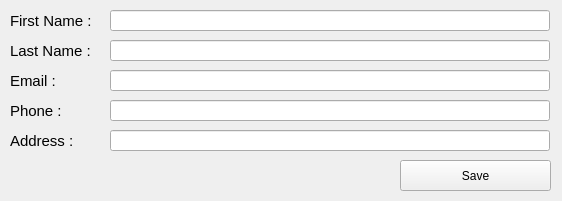
<?xml version="1.0" encoding="UTF-8"?>
<ui version="4.0">
 <class>UserEditForm</class>
 <widget class="QWidget" name="UserEditForm">
  <property name="geometry">
   <rect>
    <x>0</x>
    <y>0</y>
    <width>562</width>
    <height>201</height>
   </rect>
  </property>
  <property name="sizePolicy">
   <sizepolicy hsizetype="Fixed" vsizetype="Fixed">
    <horstretch>0</horstretch>
    <verstretch>0</verstretch>
   </sizepolicy>
  </property>
  <property name="windowTitle">
   <string>User Edit</string>
  </property>
  <property name="windowIcon">
   <iconset>
    <normaloff>../../assets/logo.svg</normaloff>../../assets/logo.svg</iconset>
  </property>

  <!-- <widget class="QLabel" name="label">
   <property name="geometry">
    <rect>
     <x>10</x>
     <y>10</y>
     <width>91</width>
     <height>21</height>
    </rect>
   </property>
   <property name="styleSheet">
    <string notr="true">font-size: 15px;</string>
   </property>
   <property name="text">
    <string>Prefix Name : </string>
   </property>
  </widget>
  <widget class="QLineEdit" name="lineEditPrefixName">
   <property name="geometry">
    <rect>
     <x>110</x>
     <y>10</y>
     <width>71</width>
     <height>21</height>
    </rect>
   </property>
   <property name="text">
    <string/>
   </property>
   <property name="maxLength">
    <number>16</number>
   </property>
  </widget> -->

  <widget class="QLabel" name="label_2">
   <property name="geometry">
    <rect>
     <x>10</x>
     <y>10</y>
     <width>91</width>
     <height>21</height>
    </rect>
   </property>
   <property name="styleSheet">
    <string notr="true">font-size: 15px;</string>
   </property>
   <property name="text">
    <string>First Name : </string>
   </property>
  </widget>
  <widget class="QLineEdit" name="lineEditFirstName">
   <property name="geometry">
    <rect>
     <x>110</x>
     <y>10</y>
     <width>440</width>
     <height>21</height>
    </rect>
   </property>
   <property name="text">
    <string/>
   </property>
   <property name="maxLength">
    <number>32</number>
   </property>
  </widget>

  <widget class="QLabel" name="label_3">
   <property name="geometry">
    <rect>
     <x>10</x>
     <y>40</y>
     <width>91</width>
     <height>21</height>
    </rect>
   </property>
   <property name="styleSheet">
    <string notr="true">font-size: 15px;</string>
   </property>
   <property name="text">
    <string>Last Name : </string>
   </property>
  </widget>
  <widget class="QLineEdit" name="lineEditLastName">
   <property name="geometry">
    <rect>
     <x>110</x>
     <y>40</y>
     <width>440</width>
     <height>21</height>
    </rect>
   </property>
   <property name="text">
    <string/>
   </property>
   <property name="maxLength">
    <number>32</number>
   </property>
  </widget>

  <widget class="QLabel" name="label_4">
   <property name="geometry">
    <rect>
     <x>10</x>
     <y>70</y>
     <width>91</width>
     <height>21</height>
    </rect>
   </property>
   <property name="styleSheet">
    <string notr="true">font-size: 15px;</string>
   </property>
   <property name="text">
    <string>Email : </string>
   </property>
  </widget>
  <widget class="QLineEdit" name="lineEditEmail">
   <property name="geometry">
    <rect>
     <x>110</x>
     <y>70</y>
     <width>440</width>
     <height>21</height>
    </rect>
   </property>
   <property name="text">
    <string/>
   </property>
   <property name="maxLength">
    <number>64</number>
   </property>
  </widget>
  <widget class="QLineEdit" name="lineEditPhone">
   <property name="geometry">
    <rect>
     <x>110</x>
     <y>100</y>
     <width>440</width>
     <height>21</height>
    </rect>
   </property>
   <property name="text">
    <string/>
   </property>
   <property name="maxLength">
    <number>16</number>
   </property>
  </widget>
  
  <widget class="QLabel" name="label_5">
   <property name="geometry">
    <rect>
     <x>10</x>
     <y>100</y>
     <width>91</width>
     <height>21</height>
    </rect>
   </property>
   <property name="styleSheet">
    <string notr="true">font-size: 15px;</string>
   </property>
   <property name="text">
    <string>Phone : </string>
   </property>
  </widget>
  <widget class="QLineEdit" name="lineEditAddress">
   <property name="geometry">
    <rect>
     <x>110</x>
     <y>130</y>
     <width>440</width>
     <height>21</height>
    </rect>
   </property>
   <property name="text">
    <string/>
   </property>
   <property name="maxLength">
    <number>128</number>
   </property>
  </widget>

  <widget class="QLabel" name="label_6">
   <property name="geometry">
    <rect>
     <x>10</x>
     <y>130</y>
     <width>91</width>
     <height>21</height>
    </rect>
   </property>
   <property name="styleSheet">
    <string notr="true">font-size: 15px;</string>
   </property>
   <property name="text">
    <string>Address : </string>
   </property>
  </widget>

  <widget class="QPushButton" name="pushButtonSave">
   <property name="geometry">
    <rect>
     <x>400</x>
     <y>160</y>
     <width>151</width>
     <height>31</height>
    </rect>
   </property>
   <property name="text">
    <string>Save</string>
   </property>
  </widget>
 </widget>
 <tabstops>
  <!-- <tabstop>lineEditPrefixName</tabstop> -->
  <tabstop>lineEditFirstName</tabstop>
  <tabstop>lineEditLastName</tabstop>
  <tabstop>lineEditEmail</tabstop>
  <tabstop>lineEditPhone</tabstop>
  <tabstop>lineEditAddress</tabstop>
  <tabstop>pushButtonSave</tabstop>
 </tabstops>
 <resources/>
 <connections/>
</ui>
